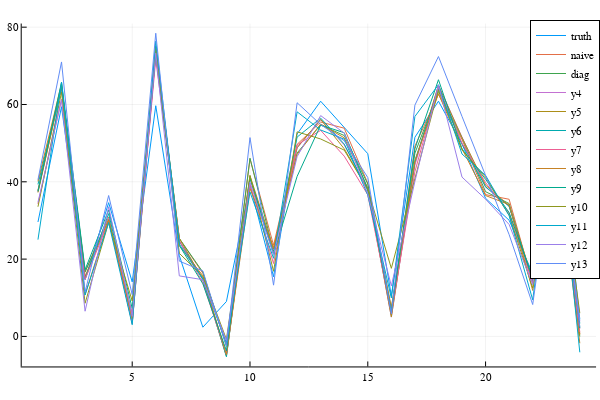

Notebook source saved alongside this figure:
### Code cell
fa = plot(a, labels="truth")
plot!(fa,a_naive;labels="naive")
plot!(fa,a_diag;labels="diag")
plot!(fa,a_est)

### Figure 1 — Plotly figure (JSON) as saved in the notebook; plotly's stock layout.template omitted (floating-point values rounded to 4 significant figures)
{"data": [{"colorbar": {"title": ""}, "legendgroup": "truth", "line": {"color": "rgba(0, 154, 250, 1.000)", "dash": "solid", "shape": "linear", "width": 1}, "mode": "lines", "name": "truth", "showlegend": true, "type": "scatter", "x": [1, 2, 3, 4, 5, 6, 7, 8, 9, 10, 11, 12, 13, 14, 15, 16, 17, 18, 19, 20, 21, 22, 23, 24], "xaxis": "x", "y": [29.6, 59.42, 14.66, 34.6, 14.09, 59.68, 20.92, 2.388, 9.035, 39.21, 15.43, 52.37, 60.85, 53.98, 47.27, 10.47, 51.52, 60.85, 49.76, 35.73, 30.05, 16.28, 60.66, 4.439], "yaxis": "y", "zmax": null, "zmin": null}, {"colorbar": {"title": ""}, "legendgroup": "naive", "line": {"color": "rgba(227, 111, 71, 1.000)", "dash": "solid", "shape": "linear", "width": 1}, "mode": "lines", "name": "naive", "showlegend": true, "type": "scatter", "x": [1, 2, 3, 4, 5, 6, 7, 8, 9, 10, 11, 12, 13, 14, 15, 16, 17, 18, 19, 20, 21, 22, 23, 24], "xaxis": "x", "y": [37.86, 64.66, 16.62, 30.91, 3.286, 73.0, 25.29, 16.33, -2.23, 45.95, 23.59, 49.7, 55.45, 53.87, 39.63, 5.605, 49.23, 62.65, 50.91, 36.69, 35.48, 13.81, 46.97, 0.6697], "yaxis": "y", "zmax": null, "zmin": null}, {"colorbar": {"title": ""}, "legendgroup": "diag", "line": {"color": "rgba(62, 164, 78, 1.000)", "dash": "solid", "shape": "linear", "width": 1}, "mode": "lines", "name": "diag", "showlegend": true, "type": "scatter", "x": [1, 2, 3, 4, 5, 6, 7, 8, 9, 10, 11, 12, 13, 14, 15, 16, 17, 18, 19, 20, 21, 22, 23, 24], "xaxis": "x", "y": [37.62, 64.76, 16.75, 30.31, 3.592, 73.67, 25.35, 16.64, -2.565, 46.12, 22.06, 47.47, 54.71, 51.97, 39.43, 5.659, 47.4, 63.36, 51.4, 37.45, 34.38, 13.92, 47.54, -0.04102], "yaxis": "y", "zmax": null, "zmin": null}, {"colorbar": {"title": ""}, "legendgroup": "y4", "line": {"color": "rgba(195, 113, 210, 1.000)", "dash": "solid", "shape": "linear", "width": 1}, "mode": "lines", "name": "y4", "showlegend": true, "type": "scatter", "x": [1, 2, 3, 4, 5, 6, 7, 8, 9, 10, 11, 12, 13, 14, 15, 16, 17, 18, 19, 20, 21, 22, 23, 24], "xaxis": "x", "y": [37.41, 64.36, 15.22, 30.54, 3.393, 73.84, 24.76, 15.02, -4.825, 41.14, 22.47, 48.75, 56.05, 49.54, 38.0, 4.99, 44.3, 65.0, 51.55, 38.6, 33.77, 14.33, 47.12, 1.986], "yaxis": "y", "zmax": null, "zmin": null}, {"colorbar": {"title": ""}, "legendgroup": "y5", "line": {"color": "rgba(172, 142, 24, 1.000)", "dash": "solid", "shape": "linear", "width": 1}, "mode": "lines", "name": "y5", "showlegend": true, "type": "scatter", "x": [1, 2, 3, 4, 5, 6, 7, 8, 9, 10, 11, 12, 13, 14, 15, 16, 17, 18, 19, 20, 21, 22, 23, 24], "xaxis": "x", "y": [37.24, 64.6, 15.51, 30.19, 4.999, 73.9, 25.41, 14.64, -5.105, 41.59, 22.61, 48.85, 56.15, 48.54, 38.06, 5.052, 44.98, 64.9, 51.42, 39.16, 33.81, 14.77, 53.43, 0.4612], "yaxis": "y", "zmax": null, "zmin": null}, {"colorbar": {"title": ""}, "legendgroup": "y6", "line": {"color": "rgba(0, 170, 174, 1.000)", "dash": "solid", "shape": "linear", "width": 1}, "mode": "lines", "name": "y6", "showlegend": true, "type": "scatter", "x": [1, 2, 3, 4, 5, 6, 7, 8, 9, 10, 11, 12, 13, 14, 15, 16, 17, 18, 19, 20, 21, 22, 23, 24], "xaxis": "x", "y": [39.34, 64.38, 14.85, 31.77, 5.615, 73.92, 24.56, 14.86, -5.26, 41.01, 21.38, 51.57, 56.47, 49.76, 37.75, 7.255, 45.41, 64.12, 49.8, 38.73, 33.63, 14.11, 47.03, 3.362], "yaxis": "y", "zmax": null, "zmin": null}, {"colorbar": {"title": ""}, "legendgroup": "y7", "line": {"color": "rgba(237, 94, 147, 1.000)", "dash": "solid", "shape": "linear", "width": 1}, "mode": "lines", "name": "y7", "showlegend": true, "type": "scatter", "x": [1, 2, 3, 4, 5, 6, 7, 8, 9, 10, 11, 12, 13, 14, 15, 16, 17, 18, 19, 20, 21, 22, 23, 24], "xaxis": "x", "y": [34.28, 61.31, 14.74, 29.77, 5.831, 71.63, 24.72, 13.88, -4.581, 39.29, 18.86, 49.56, 53.31, 46.63, 36.63, 6.035, 42.63, 64.55, 49.95, 39.79, 31.89, 13.83, 45.9, 1.135], "yaxis": "y", "zmax": null, "zmin": null}, {"colorbar": {"title": ""}, "legendgroup": "y8", "line": {"color": "rgba(198, 130, 37, 1.000)", "dash": "solid", "shape": "linear", "width": 1}, "mode": "lines", "name": "y8", "showlegend": true, "type": "scatter", "x": [1, 2, 3, 4, 5, 6, 7, 8, 9, 10, 11, 12, 13, 14, 15, 16, 17, 18, 19, 20, 21, 22, 23, 24], "xaxis": "x", "y": [40.12, 65.36, 10.84, 30.0, 4.533, 74.84, 23.51, 15.69, -4.728, 38.27, 22.99, 47.1, 54.95, 51.37, 38.43, 7.53, 45.48, 62.83, 48.58, 36.45, 34.11, 11.89, 48.52, -1.756], "yaxis": "y", "zmax": null, "zmin": null}, {"colorbar": {"title": ""}, "legendgroup": "y9", "line": {"color": "rgba(0, 169, 141, 1.000)", "dash": "solid", "shape": "linear", "width": 1}, "mode": "lines", "name": "y9", "showlegend": true, "type": "scatter", "x": [1, 2, 3, 4, 5, 6, 7, 8, 9, 10, 11, 12, 13, 14, 15, 16, 17, 18, 19, 20, 21, 22, 23, 24], "xaxis": "x", "y": [37.53, 65.76, 17.28, 32.71, 7.25, 73.15, 23.55, 13.62, -3.72, 40.98, 21.3, 41.4, 54.66, 52.7, 38.17, 6.334, 48.54, 66.41, 48.48, 40.66, 32.03, 15.21, 58.82, 2.183], "yaxis": "y", "zmax": null, "zmin": null}, {"colorbar": {"title": ""}, "legendgroup": "y10", "line": {"color": "rgba(142, 151, 30, 1.000)", "dash": "solid", "shape": "linear", "width": 1}, "mode": "lines", "name": "y10", "showlegend": true, "type": "scatter", "x": [1, 2, 3, 4, 5, 6, 7, 8, 9, 10, 11, 12, 13, 14, 15, 16, 17, 18, 19, 20, 21, 22, 23, 24], "xaxis": "x", "y": [33.55, 63.19, 8.587, 29.48, 9.17, 75.08, 21.49, 15.5, -0.7486, 41.64, 16.85, 52.93, 51.08, 48.2, 38.01, 17.61, 40.82, 63.79, 48.23, 41.18, 31.34, 12.5, 51.56, 6.025], "yaxis": "y", "zmax": null, "zmin": null}, {"colorbar": {"title": ""}, "legendgroup": "y11", "line": {"color": "rgba(0, 169, 204, 1.000)", "dash": "solid", "shape": "linear", "width": 1}, "mode": "lines", "name": "y11", "showlegend": true, "type": "scatter", "x": [1, 2, 3, 4, 5, 6, 7, 8, 9, 10, 11, 12, 13, 14, 15, 16, 17, 18, 19, 20, 21, 22, 23, 24], "xaxis": "x", "y": [25.04, 65.79, 10.71, 29.45, 3.013, 76.39, 23.91, 14.77, -1.69, 37.37, 20.22, 58.1, 53.39, 51.04, 36.54, 9.955, 56.9, 65.12, 47.19, 41.65, 31.24, 9.453, 55.08, -4.106], "yaxis": "y", "zmax": null, "zmin": null}, {"colorbar": {"title": ""}, "legendgroup": "y12", "line": {"color": "rgba(155, 127, 233, 1.000)", "dash": "solid", "shape": "linear", "width": 1}, "mode": "lines", "name": "y12", "showlegend": true, "type": "scatter", "x": [1, 2, 3, 4, 5, 6, 7, 8, 9, 10, 11, 12, 13, 14, 15, 16, 17, 18, 19, 20, 21, 22, 23, 24], "xaxis": "x", "y": [34.7, 61.21, 6.52, 33.55, 5.182, 73.27, 15.65, 14.67, -1.132, 39.9, 21.18, 46.51, 57.13, 52.58, 36.91, 13.05, 40.1, 65.06, 41.22, 35.5, 28.96, 13.39, 50.58, 3.934], "yaxis": "y", "zmax": null, "zmin": null}, {"colorbar": {"title": ""}, "legendgroup": "y13", "line": {"color": "rgba(97, 141, 246, 1.000)", "dash": "solid", "shape": "linear", "width": 1}, "mode": "lines", "name": "y13", "showlegend": true, "type": "scatter", "x": [1, 2, 3, 4, 5, 6, 7, 8, 9, 10, 11, 12, 13, 14, 15, 16, 17, 18, 19, 20, 21, 22, 23, 24], "xaxis": "x", "y": [40.54, 71.01, 11.48, 36.45, 10.8, 78.43, 19.48, 16.94, -2.492, 51.44, 13.26, 60.45, 54.81, 50.62, 41.11, 5.859, 59.83, 72.41, 56.91, 41.69, 26.35, 8.25, 51.84, 2.531], "yaxis": "y", "zmax": null, "zmin": null}], "layout": {"annotations": [], "height": 400, "legend": {"bgcolor": "rgba(255, 255, 255, 1.000)", "bordercolor": "rgba(0, 0, 0, 1.000)", "borderwidth": 1, "font": {"color": "rgba(0, 0, 0, 1.000)", "family": "sans-serif", "size": 11}, "title": {"font": {"color": "rgba(0, 0, 0, 1.000)", "family": "sans-serif", "size": 15}, "text": ""}, "tracegroupgap": 0, "traceorder": "normal", "x": 1, "xanchor": "auto", "y": 1, "yanchor": "auto"}, "margin": {"b": 20, "l": 0, "r": 0, "t": 20}, "paper_bgcolor": "rgba(255, 255, 255, 1.000)", "plot_bgcolor": "rgba(255, 255, 255, 1.000)", "showlegend": true, "width": 600, "xaxis": {"anchor": "y", "domain": [0.03619, 0.9934], "gridcolor": "rgba(0, 0, 0, 0.100)", "gridwidth": 0.5, "linecolor": "rgba(0, 0, 0, 1.000)", "mirror": false, "range": [0.31, 24.69], "showgrid": true, "showline": true, "showticklabels": true, "tickangle": 0, "tickcolor": "rgb(0, 0, 0)", "tickfont": {"color": "rgba(0, 0, 0, 1.000)", "family": "sans-serif", "size": 11}, "tickmode": "array", "ticks": "inside", "ticktext": ["5", "10", "15", "20"], "tickvals": [5, 10, 15, 20], "title": "", "titlefont": {"color": "rgba(0, 0, 0, 1.000)", "family": "sans-serif", "size": 15}, "type": "-", "visible": true, "zeroline": false, "zerolinecolor": "rgba(0, 0, 0, 1.000)"}, "yaxis": {"anchor": "x", "domain": [0.03762, 0.9902], "gridcolor": "rgba(0, 0, 0, 0.100)", "gridwidth": 0.5, "linecolor": "rgba(0, 0, 0, 1.000)", "mirror": false, "range": [-7.77, 80.94], "showgrid": true, "showline": true, "showticklabels": true, "tickangle": 0, "tickcolor": "rgb(0, 0, 0)", "tickfont": {"color": "rgba(0, 0, 0, 1.000)", "family": "sans-serif", "size": 11}, "tickmode": "array", "ticks": "inside", "ticktext": ["0", "20", "40", "60", "80"], "tickvals": [0, 20, 40, 60, 80], "title": "", "titlefont": {"color": "rgba(0, 0, 0, 1.000)", "family": "sans-serif", "size": 15}, "type": "-", "visible": true, "zeroline": false, "zerolinecolor": "rgba(0, 0, 0, 1.000)"}}}
